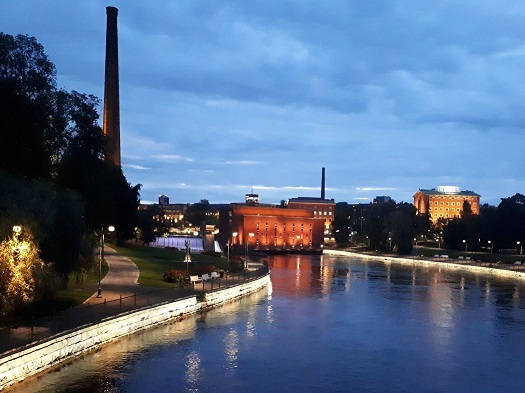
#> input picture 16_Grafik_Programmieren/Examples/04_Bild_laden_und_zuschneiden/foto.jpg, 525 x 393 px
$ python bild_laden.py
#> lines starting #> are read from the running program, lines starting #| are printed output that depends on the picture
# Beispiel 4: Bild laden und zuschneiden
# Dieses Beispiel zeigt, wie du ein vorhandenes Bild öffnest, zuschneidest und neu speicherst.

from pathlib import Path

from PIL import Image, ImageDraw


ordner = Path(__file__).parent  # Ordner des Skripts wird ermittelt
quelle = ordner / "foto.jpg"  # Pfad zum Quellbild wird festgelegt
ziel = ordner / "foto_zugeschnitten.jpg"  # Pfad für das zugeschnittene Bild wird festgelegt

if not quelle.exists():
    basis = Image.new("RGB", (400, 250), color="lightgray")  # Neues Basisbild wird erzeugt
    draw = ImageDraw.Draw(basis)  # Zeichenobjekt wird erstellt
    draw.rectangle((40, 40, 360, 210), fill="lightblue", outline="darkblue", width=4)  # Hintergrundrechteck wird gezeichnet
    draw.ellipse((120, 70, 280, 180), fill="orange")  # Kreis wird gezeichnet
    draw.text((90, 215), "Beispielbild", fill="black")  # Text wird hinzugefügt
    basis.save(quelle)  # Basisbild wird gespeichert
    print(f"Beispielbild erzeugt unter {quelle}")

bild = Image.open(quelle)  # Quellbild wird geöffnet
#> bild is the input picture: PIL image 525x393 RGB; mean R, G, B 88.6, 109.3, 138.4
# Zuschneiden: links, oben, rechts, unten
zugeschnitten = bild.crop((180, 160, 400, 300))  # Bild wird zugeschnitten
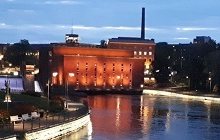
#> zugeschnitten: PIL image 220x140 RGB; mean R, G, B 110, 104.4, 116.7
zugeschnitten.save(ziel)  # Zugeschnittenes Bild wird gespeichert
zugeschnitten.show()  # Zugeschnittenes Bild wird direkt angezeigt
print(f"Zugeschnittenes Bild gespeichert unter {ziel}")
